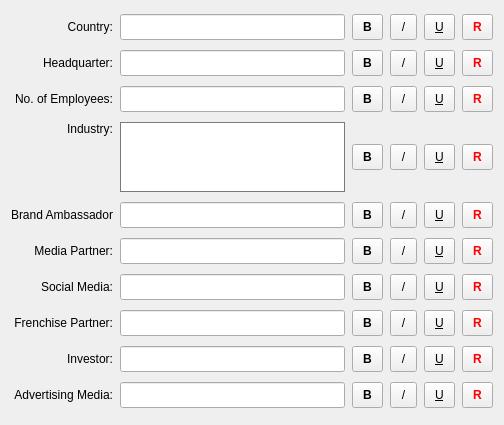
       <widget class="QWidget" name="scrollAreaWidgetContents_7">
        <property name="geometry">
         <rect>
          <x>0</x>
          <y>0</y>
          <width>504</width>
          <height>425</height>
         </rect>
        </property>
        <layout class="QGridLayout" name="gridLayout_9">
         <item row="0" column="0">
          <widget class="QWidget" name="widget_6" native="true">
           <property name="sizePolicy">
            <sizepolicy hsizetype="Ignored" vsizetype="Preferred">
             <horstretch>0</horstretch>
             <verstretch>0</verstretch>
            </sizepolicy>
           </property>
           <property name="contextMenuPolicy">
            <enum>Qt::NoContextMenu</enum>
           </property>
           <property name="acceptDrops">
            <bool>true</bool>
           </property>
           <property name="styleSheet">
            <string notr="true">font: 9pt &quot;MS Shell Dlg 2&quot;;


</string>
           </property>
           <layout class="QGridLayout" name="gridLayout_10">
            <property name="leftMargin">
             <number>0</number>
            </property>
            <property name="topMargin">
             <number>0</number>
            </property>
            <property name="rightMargin">
             <number>0</number>
            </property>
            <property name="bottomMargin">
             <number>0</number>
            </property>
            <property name="spacing">
             <number>7</number>
            </property>
            <item row="1" column="1">
             <widget class="QLineEdit" name="lineEdit_12">
              <property name="sizePolicy">
               <sizepolicy hsizetype="Expanding" vsizetype="Fixed">
                <horstretch>0</horstretch>
                <verstretch>0</verstretch>
               </sizepolicy>
              </property>
              <property name="maximumSize">
               <size>
                <width>260</width>
                <height>16777215</height>
               </size>
              </property>
              <property name="contextMenuPolicy">
               <enum>Qt::NoContextMenu</enum>
              </property>
              <property name="styleSheet">
               <string notr="true">padding:4px;</string>
              </property>
             </widget>
            </item>
            <item row="8" column="4">
             <widget class="QPushButton" name="pushButton_87">
              <property name="styleSheet">
               <string notr="true">padding:10px;
text-decoration: underline;
font: 75 8pt &quot;Arial&quot;;
padding-top:5px;
padding-bottom:5px;
</string>
              </property>
              <property name="text">
               <string>U</string>
              </property>
             </widget>
            </item>
            <item row="1" column="4">
             <widget class="QPushButton" name="pushButton_51">
              <property name="styleSheet">
               <string notr="true">padding:10px;
text-decoration: underline;
font: 75 8pt &quot;Arial&quot;;
padding-top:5px;
padding-bottom:5px;
</string>
              </property>
              <property name="text">
               <string>U</string>
              </property>
             </widget>
            </item>
            <item row="3" column="3">
             <widget class="QPushButton" name="pushButton_54">
              <property name="styleSheet">
               <string notr="true">padding:10px;

font: 8pt &quot;Arial&quot;;
padding-top:5px;
padding-bottom:5px;
</string>
              </property>
              <property name="text">
               <string>/</string>
              </property>
             </widget>
            </item>
            <item row="8" column="3">
             <widget class="QPushButton" name="pushButton_86">
              <property name="styleSheet">
               <string notr="true">padding:10px;

font: 8pt &quot;Arial&quot;;
padding-top:5px;
padding-bottom:5px;
</string>
              </property>
              <property name="text">
               <string>/</string>
              </property>
             </widget>
            </item>
            <item row="3" column="5">
             <widget class="QPushButton" name="pushButton_56">
              <property name="styleSheet">
               <string notr="true">padding:10px;
padding-top:5px;
padding-bottom:5px;
font-weight:bold;
color:red;</string>
              </property>
              <property name="text">
               <string>R</string>
              </property>
             </widget>
            </item>
            <item row="0" column="3">
             <widget class="QPushButton" name="pushButton_66">
              <property name="styleSheet">
               <string notr="true">padding:10px;

font: 8pt &quot;Arial&quot;;
padding-top:5px;
padding-bottom:5px;
</string>
              </property>
              <property name="text">
               <string>/</string>
              </property>
             </widget>
            </item>
            <item row="1" column="5">
             <widget class="QPushButton" name="pushButton_52">
              <property name="styleSheet">
               <string notr="true">padding:10px;
padding-top:5px;
padding-bottom:5px;
font-weight:bold;
color:red;</string>
              </property>
              <property name="text">
               <string>R</string>
              </property>
             </widget>
            </item>
            <item row="2" column="0">
             <widget class="QLabel" name="label_76">
              <property name="text">
               <string>No. of Employees:</string>
              </property>
              <property name="alignment">
               <set>Qt::AlignRight|Qt::AlignTrailing|Qt::AlignVCenter</set>
              </property>
             </widget>
            </item>
            <item row="4" column="4">
             <widget class="QPushButton" name="pushButton_63">
              <property name="styleSheet">
               <string notr="true">padding:10px;
text-decoration: underline;
font: 75 8pt &quot;Arial&quot;;
padding-top:5px;
padding-bottom:5px;
</string>
              </property>
              <property name="text">
               <string>U</string>
              </property>
             </widget>
            </item>
            <item row="6" column="0">
             <widget class="QLabel" name="label_22">
              <property name="text">
               <string>Social Media:</string>
              </property>
              <property name="alignment">
               <set>Qt::AlignRight|Qt::AlignTrailing|Qt::AlignVCenter</set>
              </property>
             </widget>
            </item>
            <item row="5" column="3">
             <widget class="QPushButton" name="pushButton_70">
              <property name="styleSheet">
               <string notr="true">padding:10px;

font: 8pt &quot;Arial&quot;;
padding-top:5px;
padding-bottom:5px;
</string>
              </property>
              <property name="text">
               <string>/</string>
              </property>
             </widget>
            </item>
            <item row="3" column="2">
             <widget class="QPushButton" name="pushButton_53">
              <property name="styleSheet">
               <string notr="true">padding:10px;
font: 75 8pt &quot;Arial&quot;;
padding-top:5px;
padding-bottom:5px;
font-weight:bold;</string>
              </property>
              <property name="text">
               <string>B</string>
              </property>
             </widget>
            </item>
            <item row="8" column="5">
             <widget class="QPushButton" name="pushButton_88">
              <property name="styleSheet">
               <string notr="true">padding:10px;
padding-top:5px;
padding-bottom:5px;
font-weight:bold;
color:red;</string>
              </property>
              <property name="text">
               <string>R</string>
              </property>
             </widget>
            </item>
            <item row="7" column="3">
             <widget class="QPushButton" name="pushButton_78">
              <property name="styleSheet">
               <string notr="true">padding:10px;

font: 8pt &quot;Arial&quot;;
padding-top:5px;
padding-bottom:5px;
</string>
              </property>
              <property name="text">
               <string>/</string>
              </property>
             </widget>
            </item>
            <item row="9" column="1">
             <widget class="QLineEdit" name="lineEdit_20">
              <property name="maximumSize">
               <size>
                <width>260</width>
                <height>16777215</height>
               </size>
              </property>
              <property name="contextMenuPolicy">
               <enum>Qt::NoContextMenu</enum>
              </property>
              <property name="styleSheet">
               <string notr="true">padding:4px;</string>
              </property>
             </widget>
            </item>
            <item row="4" column="2">
             <widget class="QPushButton" name="pushButton_61">
              <property name="styleSheet">
               <string notr="true">padding:10px;
font: 75 8pt &quot;Arial&quot;;
padding-top:5px;
padding-bottom:5px;
font-weight:bold;</string>
              </property>
              <property name="text">
               <string>B</string>
              </property>
             </widget>
            </item>
            <item row="2" column="3">
             <widget class="QPushButton" name="pushButton_58">
              <property name="styleSheet">
               <string notr="true">padding:10px;

font: 8pt &quot;Arial&quot;;
padding-top:5px;
padding-bottom:5px;
</string>
              </property>
              <property name="text">
               <string>/</string>
              </property>
             </widget>
            </item>
            <item row="1" column="3">
             <widget class="QPushButton" name="pushButton_50">
              <property name="styleSheet">
               <string notr="true">padding:10px;

font: 8pt &quot;Arial&quot;;
padding-top:5px;
padding-bottom:5px;
</string>
              </property>
              <property name="text">
               <string>/</string>
              </property>
             </widget>
            </item>
            <item row="6" column="4">
             <widget class="QPushButton" name="pushButton_75">
              <property name="styleSheet">
               <string notr="true">padding:10px;
text-decoration: underline;
font: 75 8pt &quot;Arial&quot;;
padding-top:5px;
padding-bottom:5px;
</string>
              </property>
              <property name="text">
               <string>U</string>
              </property>
             </widget>
            </item>
            <item row="0" column="2">
             <widget class="QPushButton" name="pushButton_65">
              <property name="styleSheet">
               <string notr="true">padding:10px;
font: 75 8pt &quot;Arial&quot;;
padding-top:5px;
padding-bottom:5px;
font-weight:bold;</string>
              </property>
              <property name="text">
               <string>B</string>
              </property>
             </widget>
            </item>
            <item row="3" column="1">
             <widget class="QTextEdit" name="textEdit_2">
              <property name="sizePolicy">
               <sizepolicy hsizetype="Expanding" vsizetype="Fixed">
                <horstretch>0</horstretch>
                <verstretch>0</verstretch>
               </sizepolicy>
              </property>
              <property name="maximumSize">
               <size>
                <width>260</width>
                <height>70</height>
               </size>
              </property>
              <property name="contextMenuPolicy">
               <enum>Qt::NoContextMenu</enum>
              </property>
              <property name="styleSheet">
               <string notr="true">border: 1px solid ;
border-color: rgb(122, 122, 122);</string>
              </property>
             </widget>
            </item>
            <item row="4" column="3">
             <widget class="QPushButton" name="pushButton_62">
              <property name="styleSheet">
               <string notr="true">padding:10px;

font: 8pt &quot;Arial&quot;;
padding-top:5px;
padding-bottom:5px;
</string>
              </property>
              <property name="text">
               <string>/</string>
              </property>
             </widget>
            </item>
            <item row="1" column="0">
             <widget class="QLabel" name="label_86">
              <property name="text">
               <string>Headquarter:</string>
              </property>
              <property name="alignment">
               <set>Qt::AlignRight|Qt::AlignTrailing|Qt::AlignVCenter</set>
              </property>
             </widget>
            </item>
            <item row="5" column="1">
             <widget class="QLineEdit" name="lineEdit_16">
              <property name="maximumSize">
               <size>
                <width>260</width>
                <height>16777215</height>
               </size>
              </property>
              <property name="contextMenuPolicy">
               <enum>Qt::NoContextMenu</enum>
              </property>
              <property name="styleSheet">
               <string notr="true">padding:4px;</string>
              </property>
             </widget>
            </item>
            <item row="4" column="5">
             <widget class="QPushButton" name="pushButton_64">
              <property name="styleSheet">
               <string notr="true">padding:10px;
padding-top:5px;
padding-bottom:5px;
font-weight:bold;
color:red;</string>
              </property>
              <property name="text">
               <string>R</string>
              </property>
             </widget>
            </item>
            <item row="1" column="2">
             <widget class="QPushButton" name="pushButton_49">
              <property name="styleSheet">
               <string notr="true">padding:10px;
font: 75 8pt &quot;Arial&quot;;
padding-top:5px;
padding-bottom:5px;
font-weight:bold;</string>
              </property>
              <property name="text">
               <string>B</string>
              </property>
             </widget>
            </item>
            <item row="8" column="0">
             <widget class="QLabel" name="label_48">
              <property name="text">
               <string>Investor:</string>
              </property>
              <property name="alignment">
               <set>Qt::AlignRight|Qt::AlignTrailing|Qt::AlignVCenter</set>
              </property>
             </widget>
            </item>
            <item row="5" column="4">
             <widget class="QPushButton" name="pushButton_71">
              <property name="styleSheet">
               <string notr="true">padding:10px;
text-decoration: underline;
font: 75 8pt &quot;Arial&quot;;
padding-top:5px;
padding-bottom:5px;
</string>
              </property>
              <property name="text">
               <string>U</string>
              </property>
             </widget>
            </item>
            <item row="6" column="2">
             <widget class="QPushButton" name="pushButton_73">
              <property name="styleSheet">
               <string notr="true">padding:10px;
font: 75 8pt &quot;Arial&quot;;
padding-top:5px;
padding-bottom:5px;
font-weight:bold;</string>
              </property>
              <property name="text">
               <string>B</string>
              </property>
             </widget>
            </item>
            <item row="7" column="4">
             <widget class="QPushButton" name="pushButton_79">
              <property name="styleSheet">
               <string notr="true">padding:10px;
text-decoration: underline;
font: 75 8pt &quot;Arial&quot;;
padding-top:5px;
padding-bottom:5px;
</string>
              </property>
              <property name="text">
               <string>U</string>
              </property>
             </widget>
            </item>
            <item row="2" column="5">
             <widget class="QPushButton" name="pushButton_60">
              <property name="styleSheet">
               <string notr="true">padding:10px;
padding-top:5px;
padding-bottom:5px;
font-weight:bold;
color:red;</string>
              </property>
              <property name="text">
               <string>R</string>
              </property>
             </widget>
            </item>
            <item row="0" column="1">
             <widget class="QLineEdit" name="lineEdit_15">
              <property name="sizePolicy">
               <sizepolicy hsizetype="Expanding" vsizetype="Fixed">
                <horstretch>0</horstretch>
                <verstretch>0</verstretch>
               </sizepolicy>
              </property>
              <property name="maximumSize">
               <size>
                <width>260</width>
                <height>16777215</height>
               </size>
              </property>
              <property name="contextMenuPolicy">
               <enum>Qt::NoContextMenu</enum>
              </property>
              <property name="styleSheet">
               <string notr="true">padding:4px;</string>
              </property>
             </widget>
            </item>
            <item row="7" column="2">
             <widget class="QPushButton" name="pushButton_77">
              <property name="styleSheet">
               <string notr="true">padding:10px;
font: 75 8pt &quot;Arial&quot;;
padding-top:5px;
padding-bottom:5px;
font-weight:bold;</string>
              </property>
              <property name="text">
               <string>B</string>
              </property>
             </widget>
            </item>
            <item row="8" column="2">
             <widget class="QPushButton" name="pushButton_85">
              <property name="styleSheet">
               <string notr="true">padding:10px;
font: 75 8pt &quot;Arial&quot;;
padding-top:5px;
padding-bottom:5px;
font-weight:bold;</string>
              </property>
              <property name="text">
               <string>B</string>
              </property>
             </widget>
            </item>
            <item row="2" column="4">
             <widget class="QPushButton" name="pushButton_59">
              <property name="styleSheet">
               <string notr="true">padding:10px;
text-decoration: underline;
font: 75 8pt &quot;Arial&quot;;
padding-top:5px;
padding-bottom:5px;
</string>
              </property>
              <property name="text">
               <string>U</string>
              </property>
             </widget>
            </item>
            <item row="8" column="1">
             <widget class="QLineEdit" name="lineEdit_19">
              <property name="maximumSize">
               <size>
                <width>260</width>
                <height>16777215</height>
               </size>
              </property>
              <property name="contextMenuPolicy">
               <enum>Qt::NoContextMenu</enum>
              </property>
              <property name="styleSheet">
               <string notr="true">padding:4px;</string>
              </property>
             </widget>
            </item>
            <item row="5" column="2">
             <widget class="QPushButton" name="pushButton_69">
              <property name="styleSheet">
               <string notr="true">padding:10px;
font: 75 8pt &quot;Arial&quot;;
padding-top:5px;
padding-bottom:5px;
font-weight:bold;</string>
              </property>
              <property name="text">
               <string>B</string>
              </property>
             </widget>
            </item>
            <item row="0" column="0">
             <widget class="QLabel" name="label_84">
              <property name="text">
               <string>Country:</string>
              </property>
              <property name="alignment">
               <set>Qt::AlignRight|Qt::AlignTrailing|Qt::AlignVCenter</set>
              </property>
             </widget>
            </item>
            <item row="0" column="4">
             <widget class="QPushButton" name="pushButton_67">
              <property name="styleSheet">
               <string notr="true">padding:10px;
text-decoration: underline;
font: 75 8pt &quot;Arial&quot;;
padding-top:5px;
padding-bottom:5px;
</string>
              </property>
              <property name="text">
               <string>U</string>
              </property>
             </widget>
            </item>
            <item row="6" column="3">
             <widget class="QPushButton" name="pushButton_74">
              <property name="styleSheet">
               <string notr="true">padding:10px;

font: 8pt &quot;Arial&quot;;
padding-top:5px;
padding-bottom:5px;
</string>
              </property>
              <property name="text">
               <string>/</string>
              </property>
             </widget>
            </item>
            <item row="4" column="0">
             <widget class="QLabel" name="label_74">
              <property name="text">
               <string>Brand Ambassador</string>
              </property>
              <property name="alignment">
               <set>Qt::AlignRight|Qt::AlignTrailing|Qt::AlignVCenter</set>
              </property>
             </widget>
            </item>
            <item row="7" column="5">
             <widget class="QPushButton" name="pushButton_80">
              <property name="styleSheet">
               <string notr="true">padding:10px;
padding-top:5px;
padding-bottom:5px;
font-weight:bold;
color:red;</string>
              </property>
              <property name="text">
               <string>R</string>
              </property>
             </widget>
            </item>
            <item row="0" column="5">
             <widget class="QPushButton" name="pushButton_68">
              <property name="styleSheet">
               <string notr="true">padding:10px;
padding-top:5px;
padding-bottom:5px;
font-weight:bold;
color:red;</string>
              </property>
              <property name="text">
               <string>R</string>
              </property>
             </widget>
            </item>
            <item row="9" column="0">
             <widget class="QLabel" name="label_36">
              <property name="text">
               <string>Advertising Media:</string>
              </property>
              <property name="alignment">
               <set>Qt::AlignRight|Qt::AlignTrailing|Qt::AlignVCenter</set>
              </property>
             </widget>
            </item>
            <item row="7" column="1">
             <widget class="QLineEdit" name="lineEdit_18">
              <property name="maximumSize">
               <size>
                <width>260</width>
                <height>16777215</height>
               </size>
              </property>
              <property name="contextMenuPolicy">
               <enum>Qt::NoContextMenu</enum>
              </property>
              <property name="styleSheet">
               <string notr="true">padding:4px;</string>
              </property>
             </widget>
            </item>
            <item row="9" column="4">
             <widget class="QPushButton" name="pushButton_91">
              <property name="styleSheet">
               <string notr="true">padding:10px;
text-decoration: underline;
font: 75 8pt &quot;Arial&quot;;
padding-top:5px;
padding-bottom:5px;
</string>
              </property>
              <property name="text">
               <string>U</string>
              </property>
             </widget>
            </item>
            <item row="3" column="0" alignment="Qt::AlignTop">
             <widget class="QLabel" name="label_80">
              <property name="text">
               <string>Industry:</string>
              </property>
              <property name="alignment">
               <set>Qt::AlignRight|Qt::AlignTrailing|Qt::AlignVCenter</set>
              </property>
             </widget>
            </item>
            <item row="6" column="1">
             <widget class="QLineEdit" name="lineEdit_17">
              <property name="maximumSize">
               <size>
                <width>260</width>
                <height>16777215</height>
               </size>
              </property>
              <property name="contextMenuPolicy">
               <enum>Qt::NoContextMenu</enum>
              </property>
              <property name="styleSheet">
               <string notr="true">padding:4px;</string>
              </property>
             </widget>
            </item>
            <item row="7" column="0">
             <widget class="QLabel" name="label_40">
              <property name="text">
               <string> Frenchise Partner:</string>
              </property>
              <property name="alignment">
               <set>Qt::AlignRight|Qt::AlignTrailing|Qt::AlignVCenter</set>
              </property>
             </widget>
            </item>
            <item row="4" column="1">
             <widget class="QLineEdit" name="lineEdit_14">
              <property name="maximumSize">
               <size>
                <width>260</width>
                <height>16777215</height>
               </size>
              </property>
              <property name="contextMenuPolicy">
               <enum>Qt::NoContextMenu</enum>
              </property>
              <property name="styleSheet">
               <string notr="true">padding:4px;</string>
              </property>
             </widget>
            </item>
            <item row="5" column="0">
             <widget class="QLabel" name="label_46">
              <property name="text">
               <string>     Media Partner:</string>
              </property>
              <property name="alignment">
               <set>Qt::AlignRight|Qt::AlignTrailing|Qt::AlignVCenter</set>
              </property>
             </widget>
            </item>
            <item row="9" column="5">
             <widget class="QPushButton" name="pushButton_92">
              <property name="styleSheet">
               <string notr="true">padding:10px;
padding-top:5px;
padding-bottom:5px;
font-weight:bold;
color:red;</string>
              </property>
              <property name="text">
               <string>R</string>
              </property>
             </widget>
            </item>
            <item row="6" column="5">
             <widget class="QPushButton" name="pushButton_76">
              <property name="styleSheet">
               <string notr="true">padding:10px;
padding-top:5px;
padding-bottom:5px;
font-weight:bold;
color:red;</string>
              </property>
              <property name="text">
               <string>R</string>
              </property>
             </widget>
            </item>
            <item row="2" column="2">
             <widget class="QPushButton" name="pushButton_57">
              <property name="styleSheet">
               <string notr="true">padding:10px;
font: 75 8pt &quot;Arial&quot;;
padding-top:5px;
padding-bottom:5px;
font-weight:bold;</string>
              </property>
              <property name="text">
               <string>B</string>
              </property>
             </widget>
            </item>
            <item row="2" column="1">
             <widget class="QLineEdit" name="lineEdit_13">
              <property name="sizePolicy">
               <sizepolicy hsizetype="Expanding" vsizetype="Fixed">
                <horstretch>0</horstretch>
                <verstretch>0</verstretch>
               </sizepolicy>
              </property>
              <property name="maximumSize">
               <size>
                <width>260</width>
                <height>16777215</height>
               </size>
              </property>
              <property name="contextMenuPolicy">
               <enum>Qt::NoContextMenu</enum>
              </property>
              <property name="styleSheet">
               <string notr="true">padding:4px;</string>
              </property>
             </widget>
            </item>
            <item row="3" column="4">
             <widget class="QPushButton" name="pushButton_55">
              <property name="styleSheet">
               <string notr="true">padding:10px;
text-decoration: underline;
font: 75 8pt &quot;Arial&quot;;
padding-top:5px;
padding-bottom:5px;
</string>
              </property>
              <property name="text">
               <string>U</string>
              </property>
             </widget>
            </item>
            <item row="9" column="3">
             <widget class="QPushButton" name="pushButton_90">
              <property name="styleSheet">
               <string notr="true">padding:10px;

font: 8pt &quot;Arial&quot;;
padding-top:5px;
padding-bottom:5px;
</string>
              </property>
              <property name="text">
               <string>/</string>
              </property>
             </widget>
            </item>
            <item row="5" column="5">
             <widget class="QPushButton" name="pushButton_72">
              <property name="styleSheet">
               <string notr="true">padding:10px;
padding-top:5px;
padding-bottom:5px;
font-weight:bold;
color:red;</string>
              </property>
              <property name="text">
               <string>R</string>
              </property>
             </widget>
            </item>
            <item row="9" column="2">
             <widget class="QPushButton" name="pushButton_89">
              <property name="styleSheet">
               <string notr="true">padding:10px;
font: 75 8pt &quot;Arial&quot;;
padding-top:5px;
padding-bottom:5px;
font-weight:bold;</string>
              </property>
              <property name="text">
               <string>B</string>
              </property>
             </widget>
            </item>
           </layout>
          </widget>
         </item>
        </layout>
       </widget>
